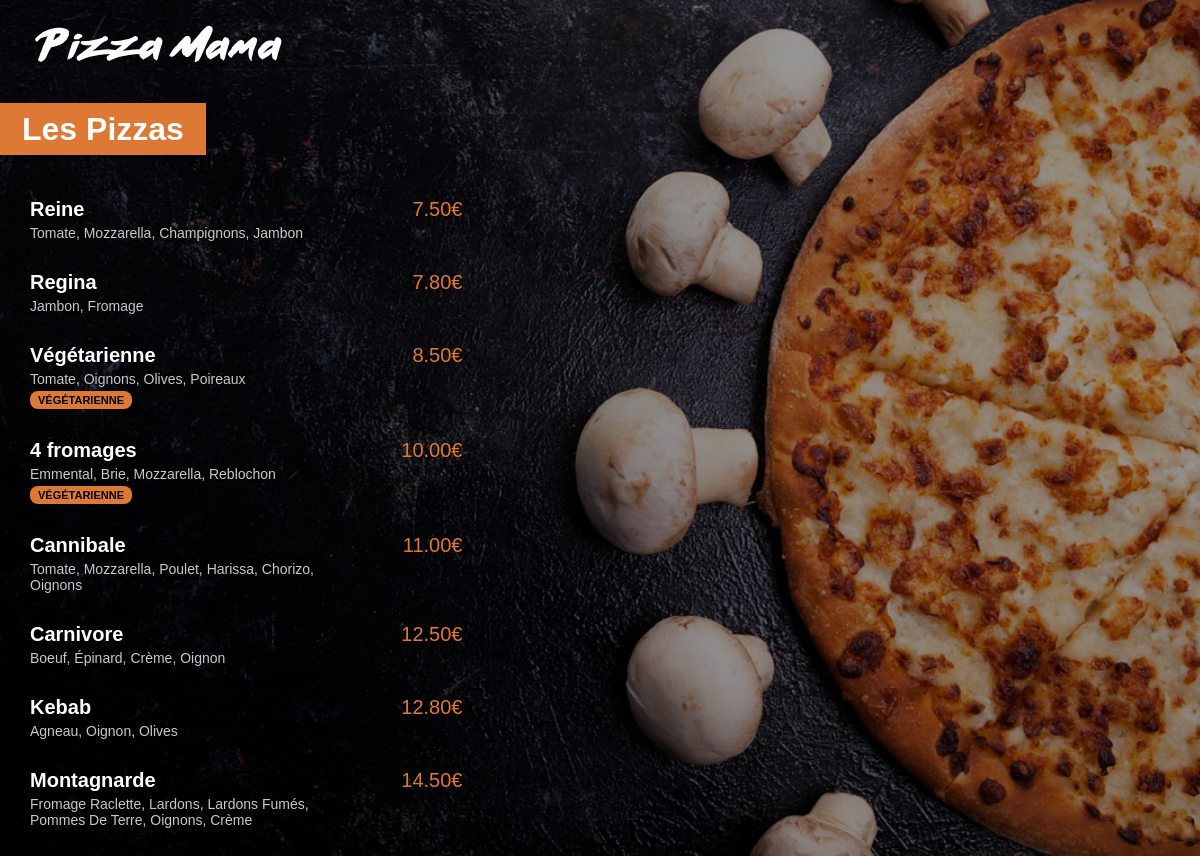
The app's page /menu/ with its own data.
### menu/models.py (models this page shows, shortened)
class Pizza(models.Model):
    nom = models.CharField(max_length=200)
    ingredients = models.CharField(max_length=400)
    prix = models.FloatField(default=0)
    vegetarienne = models.BooleanField(default=False)

### menu/views.py (the view)
# urls.py: path('', views.index, name="index")
def index(request):
    pizzas = Pizza.objects.all().order_by('prix')
    return render(request, "menu/index.html", {
        "pizzas" : pizzas
    })

### menu/templates/menu/index.html (shortened to what this page needs)
{% load static %}
<!DOCTYPE html>
<html lang="en">
<head>
    <link rel="stylesheet" href="{% static 'menu/style.css' %}"/>
</head>
<body>
    <a href="{% url 'main:index' %}">
        <img id="small_logo" src="{% static 'menu/images/small_logo.png' %}"/>
    </a>
    <div class="menu_title">
        <h1>Les Pizzas</h1>
    </div>
    <div class="menu_list">
        {% for pizza in pizzas %}
            <div class="menu_list_item">
                <span class="menu_list_title">{{ pizza.nom }}</span>
                <span class="menu_list_prix">{{ pizza.prix | floatformat:2 }}€</span>
                <span class="menu_list_ingredients">{{ pizza.ingredients | title }}</span>
                {% if pizza.vegetarienne %}
                    <span class="menu_list_badge">VÉGÉTARIENNE</span>
                {% endif %}
            </div>
        {% endfor %}
    </div>
</body>
</html>

### menu/static/menu/style.css (style rules this page uses)
body { background: linear-gradient(0deg, rgba(0, 0, 0, 0.4), rgba(0, 0, 0, 0.4)), url('images/menu_background.jpg') no-repeat center center fixed; -webkit-background-size: cover; -moz-background-size: cover; -o-background-size: cover; background-size: cover; color: white; margin: 0; font-family: Arial; }
#small_logo { margin-top: 25px; margin-left: 35px; }
h1 { background-color: #DD7835; display: inline; padding: 8px 22px; }
.menu_title { margin-top: 45px; margin-bottom: 50px; }
.menu_list { margin-left: 30px; }
.menu_list_item { margin: 30px 0px; }
.menu_list_title { font-weight: bold; font-size: 20px; display: inline-block; width: 350px; }
.menu_list_prix { font-size: 20px; color: #DD7835; margin-left: 8px; display: inline-block; width: 70px; text-align: right; }
.menu_list_ingredients { font-size: 14px; color: #C8C8C8; margin-top: 4px; display: block; width: 320px; }
.menu_list_badge { background: #DD7835; color: black; font-size: 11px; padding: 3px 8px; margin-top: 4px; border-radius: 8px; font-weight: bold; display: inline-block; }

### records on screen
Pizza: nom "Reine", prix "7.50", ingredients "Tomate, Mozzarella, Champignons, Jambon"
Pizza: nom "Regina", prix "7.80", ingredients "Jambon, Fromage"
Pizza: nom "Végétarienne", prix "8.50", ingredients "Tomate, Oignons, Olives, Poireaux", vegetarienne "VÉGÉTARIENNE"
Pizza: nom "4 fromages", prix "10.00", ingredients "Emmental, Brie, Mozzarella, Reblochon", vegetarienne "VÉGÉTARIENNE"
Pizza: nom "Cannibale", prix "11.00", ingredients "Tomate, Mozzarella, Poulet, Harissa, Chorizo, Oignons"
Pizza: nom "Carnivore", prix "12.50", ingredients "Boeuf, Épinard, Crème, Oignon"
Pizza: nom "Kebab", prix "12.80", ingredients "Agneau, Oignon, Olives"
Pizza: nom "Montagnarde", prix "14.50", ingredients "Fromage Raclette, Lardons, Lardons Fumés, Pommes De Terre, Oignons, Crème"
